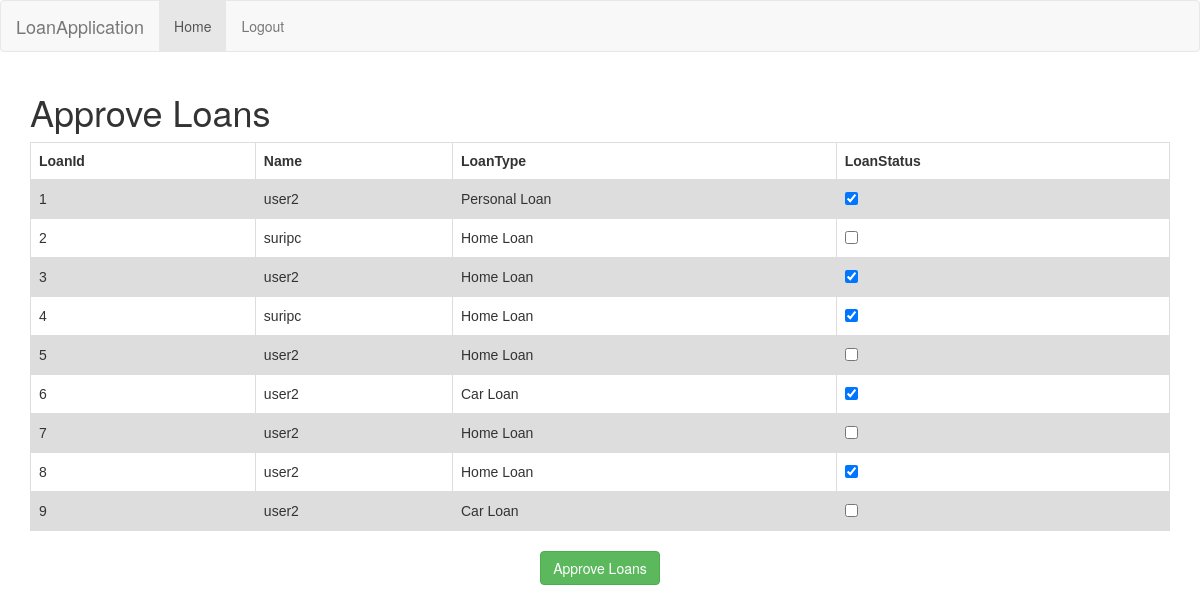
The app's page /approveloan/ (signed in) with its own data.
### Loans/models.py (models this page shows, shortened)
class LoanData(models.Model):
	PersonalLoan = 'Personal Loan'
	HomeLoan = 'Home Loan'
	CarLoan = 'Car Loan'
	LoansChoices = [
        (PersonalLoan, 'Personal Loan'),
        (HomeLoan, 'Home Loan'),
        (CarLoan, 'Car Loan'),
		]
	AvailableLoans = models.CharField(
        max_length=20,
        choices=LoansChoices,
        default=PersonalLoan,
    )
	user=models.ForeignKey(User,on_delete=models.CASCADE)
	LoanId = models.AutoField(primary_key=True)
	ApprovalStatus=models.BooleanField(default=False)

### Loans/views.py (the view, shortened to what this page needs)
# urls.py: path('approveloan/',ApproveLoan, name='approveloan'),
@login_required(login_url='/home')
def ApproveLoan(request):
	current_user=request.user
	loans=LoanData.objects.all()
	return render(request,'approveloan.html',{'loansAll':loans})

### Templates/approveloan.html (shortened to what this page needs)
<!DOCTYPE html>
<html lang="en">
<head>
    <link rel="stylesheet" href="https://maxcdn.bootstrapcdn.com/bootstrap/3.4.1/css/bootstrap.min.css">
</head>
<body>
    <nav class="navbar navbar-default">
        <div class="container-fluid">
            <div class="navbar-header">
                <a class="navbar-brand" href="{% url 'myaccount' %}">LoanApplication</a>
            </div>
            <ul class="nav navbar-nav">
                <li class="active"><a href="{% url 'myaccount' %}">Home</a></li>
                <li><a href="{% url 'logout' %}">Logout</a></li>
            </ul>
        </div>
    </nav>
    <div class="container">
        <h1>Approve Loans</h1>
        <form method="POST" action="{% url 'approveloan' %}">
            <table>
                <tr>
                    <th>LoanId</th>
                    <th>Name</th>
                    <th>LoanType</th>
                    <th>LoanStatus</th>
                </tr>
                {% for loan in loansAll %}
                <tr>
                    <td>{{loan.LoanId}}</td>
                    <td>{{loan.user}}</td>
                    <td> {{loan.AvailableLoans}}</td>
                    <td>
                        {% if loan.ApprovalStatus %}
                        <input type="checkbox" name="approvalstatus" value="{{loan.LoanId}}" checked />
                        {% else %}
                        <input type="checkbox" name="approvalstatus" value="{{loan.LoanId}}" />
                        {% endif %}
                    </td>
                </tr>
                {% endfor %}
            </table><br />
            <center><input type="submit" value="Approve Loans" class="btn btn-success" /></center>
        </form>
    </div>
</body>
</html>

### Templates/approveloan.html (style rules this page uses)
table { font-family: arial, sans-serif; border-collapse: collapse; width: 100%; }
td, th { border: 1px solid #dddddd; text-align: left; padding: 8px; }
tr:nth-child(even) { background-color: #dddddd; }

### records on screen
LoanData: LoanId "1", user "user2", AvailableLoans "Personal Loan"
LoanData: LoanId "2", user "suripc", AvailableLoans "Home Loan"
LoanData: LoanId "3", user "user2", AvailableLoans "Home Loan"
LoanData: LoanId "4", user "suripc", AvailableLoans "Home Loan"
LoanData: LoanId "5", user "user2", AvailableLoans "Home Loan"
LoanData: LoanId "6", user "user2", AvailableLoans "Car Loan"
LoanData: LoanId "7", user "user2", AvailableLoans "Home Loan"
LoanData: LoanId "8", user "user2", AvailableLoans "Home Loan"
LoanData: LoanId "9", user "user2", AvailableLoans "Car Loan"
